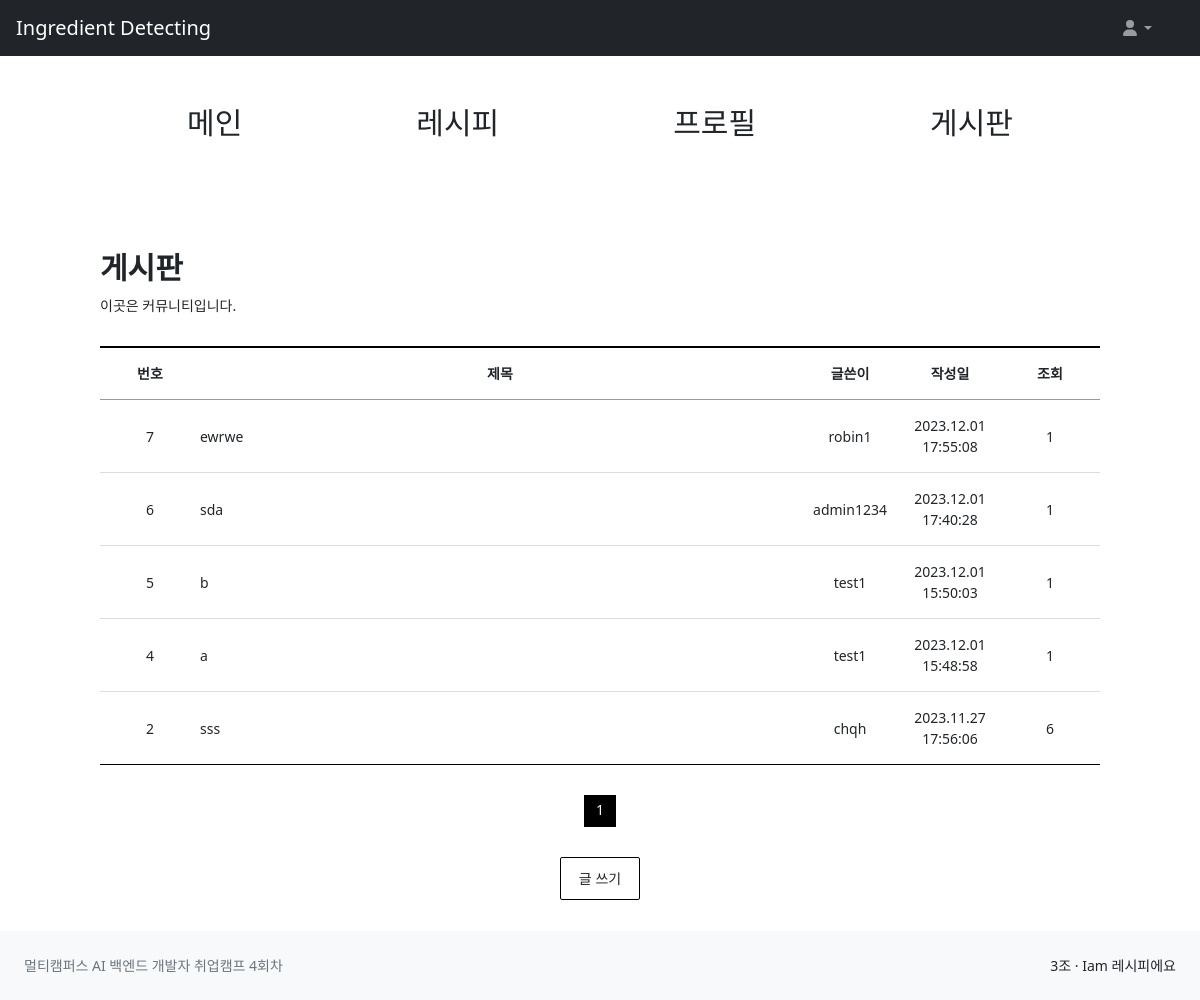
Before: /services/posts/ with the older database file.
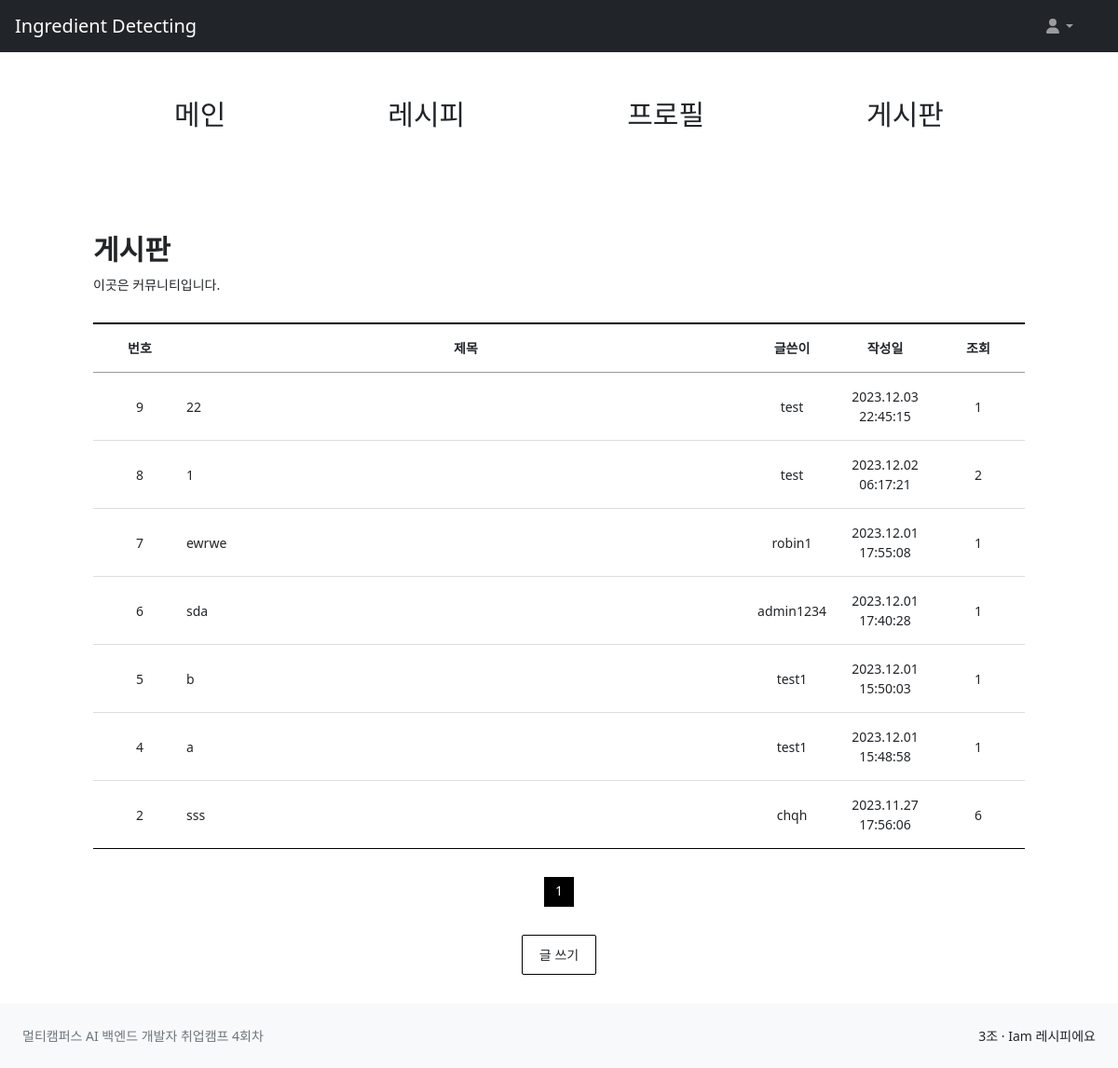
After: the same page with the newer database file.
### services/models.py (models this page shows, shortened)
class Post(models.Model):
    title = models.CharField(max_length=200)
    content = models.TextField()
    author = models.ForeignKey(User, on_delete=models.CASCADE)
    created_at = models.DateTimeField(auto_now_add=True)
    views = models.PositiveIntegerField(default=0)

### services/views.py (the view)
# urls.py: path('posts/', views.post_list, name='post_list'),
def post_list(request):
    all_posts = Post.objects.order_by('-created_at')
    paginator = Paginator(all_posts, 10)  # 페이지당 10개의 포스트를 보여줌
    page_number = request.GET.get('page')
    page_obj = paginator.get_page(page_number)
    for post in page_obj:
        post.views = post.views  # 조회수 필드 가져오기
        post.save()  # 변경사항 저장
    return render(request, 'services/post_list.html', {'page_obj': page_obj})

### services/templates/services/post_list.html (shortened to what this page needs)
{% extends 'base.html' %}
{% load static %}
{% block content %}
    <link href="{% static 'css/post_list_style.css' %}" rel="stylesheet"/>
    <div class="board_wrap">
        <div class="nav_bar">
            <ul class="nav">
                <li>
                    <a href="{% url 'index' %}">메인</a>
                </li>
                <li>
                    <a href="{% url 'detect_ingredients' %}">레시피</a>
                </li>
                <li>
                    <a href="{% url 'Information_Modification' %}">프로필</a>
                </li>
                <li>
                    <a href="{% url 'post_list' %}">게시판</a>
                </li>
            </ul>
        </div>
        <div class="board_title">
            <strong>게시판</strong>
            <p>이곳은 커뮤니티입니다.</p>
        </div>
        <div class="board_list_wrap">
            <div class="board_list">
                <div class="top">
                    <div class="num">번호</div>
                    <div class="title">제목</div>
                    <div class="writer">글쓴이</div>
                    <div class="date">작성일</div>
                    <div class="count">조회</div>
                </div>
                {% for post in page_obj %}
                <div>
                    <div class="num">{{ post.id }}</div>
                    <div class="title">
                        <li><a href="{% url 'post_detail' post.pk %}">{{ post.title }}</a></li>
                    </div>
                    <div class="writer">{{ post.author.username }}</div>
                    <div class="date">
                        {{ post.created_at|date:"Y.m.d H:i:s" }}
                    </div>
                    <div class="count">{{ post.views }}</div>
                </div>
                {% endfor %}
            </div>
            <div class="board_page">
                {% for num in page_obj.paginator.page_range %}
                    {% if page_obj.number == num %}
                        <a href="?page={{ num }}" class="num on">{{ num }}</a>
                    {% else %}
                        <a href="?page={{ num }}" class="num">{{ num }}</a>
                    {% endif %}
                {% endfor %}
            </div>
            {% if not user.is_authenticated %}
                <div class="bt_wrap2">
                    <a href="#" id="post-create">글 쓰기</a>
                </div>
            {% else %}
                <div class="bt_wrap2">
                    <a href="{% url 'post_create' %}">글 쓰기</a>
                </div>
            {% endif %}
        </div>
    </div>
{% endblock %}

Changed rows visible on the page:
added Post: id "9", title "22", author.username "test", created_at "2023.12.03 22:45:15", views "1"
added Post: id "8", title "1", author.username "test", created_at "2023.12.02 06:17:21", views "2"
